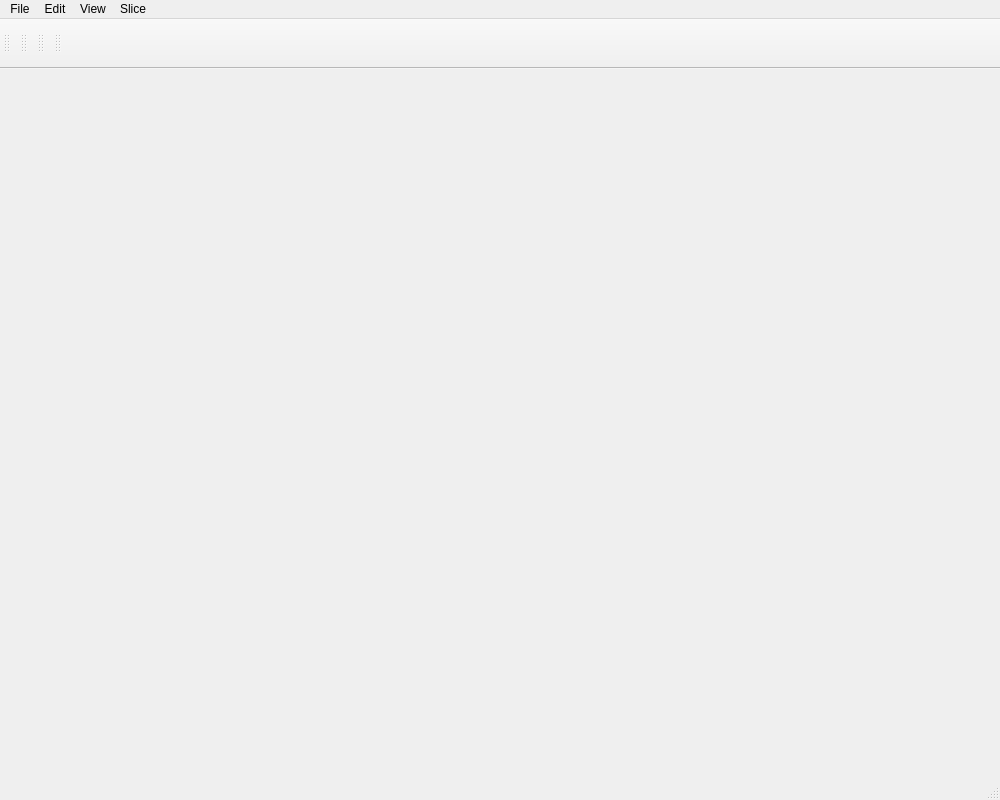
<?xml version="1.0" encoding="UTF-8"?>
<ui version="4.0">
 <class>MainWindow</class>
 <widget class="QMainWindow" name="MainWindow">
  <property name="geometry">
   <rect>
    <x>0</x>
    <y>0</y>
    <width>1000</width>
    <height>800</height>
   </rect>
  </property>
  <property name="minimumSize">
   <size>
    <width>1000</width>
    <height>800</height>
   </size>
  </property>
  <property name="windowTitle">
   <string>WINSUN</string>
  </property>
  <widget class="QWidget" name="WINSUN">
   <layout class="QGridLayout" name="gridLayout">
    <item row="0" column="0">
     <layout class="QHBoxLayout" name="WorldViewContext"/>
    </item>
   </layout>
  </widget>
  <widget class="QMenuBar" name="menuBar">
   <property name="geometry">
    <rect>
     <x>0</x>
     <y>0</y>
     <width>1000</width>
     <height>23</height>
    </rect>
   </property>
   <widget class="QMenu" name="menuFile">
    <property name="toolTip">
     <string>文件</string>
    </property>
    <property name="title">
     <string>File</string>
    </property>
    <addaction name="actionNew_Project"/>
    <addaction name="actionOpen_Project"/>
    <addaction name="actionSave"/>
    <addaction name="actionSave_As"/>
    <addaction name="separator"/>
    <addaction name="actionPrint"/>
   </widget>
   <widget class="QMenu" name="menuEdit">
    <property name="toolTip">
     <string>编辑</string>
    </property>
    <property name="title">
     <string>Edit</string>
    </property>
    <addaction name="actionAdd_Model"/>
    <addaction name="actionDelete"/>
    <addaction name="actionDuplicate"/>
    <addaction name="separator"/>
    <addaction name="actionRotate"/>
    <addaction name="actionMove"/>
    <addaction name="actionScale"/>
    <addaction name="actionDrop_To_Floor"/>
    <addaction name="separator"/>
   </widget>
   <widget class="QMenu" name="menuView">
    <property name="toolTip">
     <string>视图</string>
    </property>
    <property name="title">
     <string>View</string>
    </property>
    <addaction name="actionTop_View"/>
    <addaction name="actionBottom_View"/>
    <addaction name="actionLeft_View"/>
    <addaction name="actionRight_View"/>
    <addaction name="actionFront_View"/>
    <addaction name="actionBack_View"/>
   </widget>
   <widget class="QMenu" name="menu_5">
    <property name="toolTip">
     <string>切片</string>
    </property>
    <property name="title">
     <string>Slice</string>
    </property>
    <addaction name="showSlices"/>
    <addaction name="slice"/>
   </widget>
   <addaction name="menuFile"/>
   <addaction name="menuEdit"/>
   <addaction name="menuView"/>
   <addaction name="menu_5"/>
  </widget>
  <widget class="QToolBar" name="fileToolBar">
   <property name="windowTitle">
    <string>toolBar</string>
   </property>
   <attribute name="toolBarArea">
    <enum>TopToolBarArea</enum>
   </attribute>
   <attribute name="toolBarBreak">
    <bool>false</bool>
   </attribute>
  </widget>
  <widget class="QToolBar" name="editToolBar">
   <property name="sizePolicy">
    <sizepolicy hsizetype="Preferred" vsizetype="Fixed">
     <horstretch>0</horstretch>
     <verstretch>0</verstretch>
    </sizepolicy>
   </property>
   <property name="maximumSize">
    <size>
     <width>16777215</width>
     <height>16777215</height>
    </size>
   </property>
   <property name="windowTitle">
    <string>toolBar_2</string>
   </property>
   <property name="movable">
    <bool>true</bool>
   </property>
   <attribute name="toolBarArea">
    <enum>TopToolBarArea</enum>
   </attribute>
   <attribute name="toolBarBreak">
    <bool>false</bool>
   </attribute>
  </widget>
  <widget class="QToolBar" name="viewToolBar">
   <property name="maximumSize">
    <size>
     <width>16777215</width>
     <height>16777215</height>
    </size>
   </property>
   <property name="windowTitle">
    <string>toolBar_3</string>
   </property>
   <attribute name="toolBarArea">
    <enum>TopToolBarArea</enum>
   </attribute>
   <attribute name="toolBarBreak">
    <bool>false</bool>
   </attribute>
  </widget>
  <widget class="QToolBar" name="SupportToolBar">
   <property name="sizePolicy">
    <sizepolicy hsizetype="Preferred" vsizetype="Fixed">
     <horstretch>0</horstretch>
     <verstretch>0</verstretch>
    </sizepolicy>
   </property>
   <property name="minimumSize">
    <size>
     <width>0</width>
     <height>50</height>
    </size>
   </property>
   <property name="maximumSize">
    <size>
     <width>1677725</width>
     <height>16777215</height>
    </size>
   </property>
   <property name="windowTitle">
    <string>toolBar_6</string>
   </property>
   <property name="movable">
    <bool>true</bool>
   </property>
   <attribute name="toolBarArea">
    <enum>TopToolBarArea</enum>
   </attribute>
   <attribute name="toolBarBreak">
    <bool>false</bool>
   </attribute>
  </widget>
  <widget class="QStatusBar" name="statusBar"/>
  <action name="actionNew_Project">
   <property name="icon">
    <iconset resource="b9edit/b9edit.qrc">
     <normaloff>:/B9Edit/icons/new.png</normaloff>:/B9Edit/icons/new.png</iconset>
   </property>
   <property name="text">
    <string>New</string>
   </property>
   <property name="toolTip">
    <string>新建</string>
   </property>
  </action>
  <action name="actionOpen_Project">
   <property name="enabled">
    <bool>true</bool>
   </property>
   <property name="icon">
    <iconset resource="b9edit/b9edit.qrc">
     <normaloff>:/B9Edit/icons/open.png</normaloff>:/B9Edit/icons/open.png</iconset>
   </property>
   <property name="text">
    <string>Open</string>
   </property>
   <property name="toolTip">
    <string>打开</string>
   </property>
  </action>
  <action name="actionSave">
   <property name="enabled">
    <bool>true</bool>
   </property>
   <property name="icon">
    <iconset resource="b9edit/b9edit.qrc">
     <normaloff>:/B9Edit/icons/save.png</normaloff>:/B9Edit/icons/save.png</iconset>
   </property>
   <property name="text">
    <string>Save</string>
   </property>
   <property name="toolTip">
    <string>保存</string>
   </property>
  </action>
  <action name="actionAdd_Model">
   <property name="icon">
    <iconset resource="b9edit/b9edit.qrc">
     <normaloff>:/B9Edit/icons/new4.png</normaloff>:/B9Edit/icons/new4.png</iconset>
   </property>
   <property name="text">
    <string>Add Model</string>
   </property>
   <property name="toolTip">
    <string>添加模型</string>
   </property>
  </action>
  <action name="actionDelete">
   <property name="icon">
    <iconset resource="b9edit/b9edit.qrc">
     <normaloff>:/B9Edit/icons/new3.png</normaloff>:/B9Edit/icons/new3.png</iconset>
   </property>
   <property name="text">
    <string>Delete Model</string>
   </property>
   <property name="toolTip">
    <string>删除模型</string>
   </property>
  </action>
  <action name="actionDuplicate">
   <property name="icon">
    <iconset resource="b9edit/b9edit.qrc">
     <normaloff>:/B9Edit/icons/delete2.png</normaloff>:/B9Edit/icons/delete2.png</iconset>
   </property>
   <property name="text">
    <string>Duplicate Model</string>
   </property>
   <property name="toolTip">
    <string>复制模型</string>
   </property>
  </action>
  <action name="actionCenter_View">
   <property name="text">
    <string>Center</string>
   </property>
   <property name="toolTip">
    <string>中央</string>
   </property>
  </action>
  <action name="actionTop_View">
   <property name="text">
    <string>Top</string>
   </property>
   <property name="toolTip">
    <string>顶部</string>
   </property>
  </action>
  <action name="actionBottom_View">
   <property name="text">
    <string>Bottom</string>
   </property>
   <property name="toolTip">
    <string>底部</string>
   </property>
  </action>
  <action name="actionLeft_View">
   <property name="text">
    <string>Left</string>
   </property>
   <property name="toolTip">
    <string>左侧</string>
   </property>
  </action>
  <action name="actionRight_View">
   <property name="icon">
    <iconset resource="b9edit/b9edit.qrc">
     <normaloff>:/B9Edit/icons/boxsupporticon.png</normaloff>:/B9Edit/icons/boxsupporticon.png</iconset>
   </property>
   <property name="text">
    <string>Right</string>
   </property>
   <property name="toolTip">
    <string>右侧</string>
   </property>
  </action>
  <action name="actionFront_View">
   <property name="text">
    <string>Front</string>
   </property>
   <property name="toolTip">
    <string>前面</string>
   </property>
  </action>
  <action name="actionBack_View">
   <property name="text">
    <string>Back</string>
   </property>
   <property name="toolTip">
    <string>后面</string>
   </property>
  </action>
  <action name="actionRotate">
   <property name="checkable">
    <bool>true</bool>
   </property>
   <property name="icon">
    <iconset resource="b9edit/b9edit.qrc">
     <normaloff>:/B9Edit/icons/rotate3.png</normaloff>:/B9Edit/icons/rotate3.png</iconset>
   </property>
   <property name="text">
    <string>Ratate</string>
   </property>
   <property name="toolTip">
    <string>旋转</string>
   </property>
  </action>
  <action name="actionMove">
   <property name="checkable">
    <bool>true</bool>
   </property>
   <property name="icon">
    <iconset resource="b9edit/b9edit.qrc">
     <normaloff>:/B9Edit/icons/crosshair.png</normaloff>:/B9Edit/icons/crosshair.png</iconset>
   </property>
   <property name="text">
    <string>Move</string>
   </property>
   <property name="toolTip">
    <string>平移</string>
   </property>
  </action>
  <action name="actionScale">
   <property name="checkable">
    <bool>true</bool>
   </property>
   <property name="icon">
    <iconset resource="b9edit/b9edit.qrc">
     <normaloff>:/B9Edit/icons/scale3.png</normaloff>:/B9Edit/icons/scale3.png</iconset>
   </property>
   <property name="text">
    <string>Scale</string>
   </property>
   <property name="toolTip">
    <string>缩放</string>
   </property>
  </action>
  <action name="Support_Add_Supports_action">
   <property name="checkable">
    <bool>true</bool>
   </property>
   <property name="enabled">
    <bool>false</bool>
   </property>
   <property name="text">
    <string>添加支撑</string>
   </property>
  </action>
  <action name="Support_Delete_Supports_action">
   <property name="checkable">
    <bool>true</bool>
   </property>
   <property name="enabled">
    <bool>true</bool>
   </property>
   <property name="text">
    <string>删除支撑</string>
   </property>
  </action>
  <action name="showSlices">
   <property name="enabled">
    <bool>true</bool>
   </property>
   <property name="text">
    <string>Show Slice</string>
   </property>
   <property name="toolTip">
    <string>查看切片</string>
   </property>
  </action>
  <action name="materialCatalog">
   <property name="enabled">
    <bool>false</bool>
   </property>
   <property name="text">
    <string>材料设置</string>
   </property>
  </action>
  <action name="cyclePrintSetting">
   <property name="text">
    <string>循环打印设置</string>
   </property>
  </action>
  <action name="terminal">
   <property name="text">
    <string>终端操作</string>
   </property>
  </action>
  <action name="openProjector">
   <property name="enabled">
    <bool>false</bool>
   </property>
   <property name="text">
    <string>打开投影仪</string>
   </property>
  </action>
  <action name="buildSpace">
   <property name="enabled">
    <bool>false</bool>
   </property>
   <property name="text">
    <string>显示器设置</string>
   </property>
  </action>
  <action name="Foundation_action">
   <property name="checkable">
    <bool>true</bool>
   </property>
   <property name="checked">
    <bool>false</bool>
   </property>
   <property name="enabled">
    <bool>true</bool>
   </property>
   <property name="text">
    <string>地基</string>
   </property>
  </action>
  <action name="SupportSettings_action">
   <property name="enabled">
    <bool>true</bool>
   </property>
   <property name="text">
    <string>设置</string>
   </property>
  </action>
  <action name="Support_Reset_Light_button">
   <property name="text">
    <string>小号</string>
   </property>
  </action>
  <action name="Support_Reset_Medium_button">
   <property name="text">
    <string>中号</string>
   </property>
  </action>
  <action name="Support_Reset_Heavy_button">
   <property name="text">
    <string>大号</string>
   </property>
  </action>
  <action name="otherSupport">
   <property name="text">
    <string>其他型号</string>
   </property>
  </action>
  <action name="slice">
   <property name="icon">
    <iconset resource="b9edit/b9edit.qrc">
     <normaloff>:/B9Edit/icons/slice1.png</normaloff>:/B9Edit/icons/slice1.png</iconset>
   </property>
   <property name="text">
    <string>Slice</string>
   </property>
   <property name="toolTip">
    <string>切片</string>
   </property>
  </action>
  <action name="actionSave_As">
   <property name="text">
    <string>Save As</string>
   </property>
   <property name="toolTip">
    <string>另存为</string>
   </property>
  </action>
  <action name="actionExport">
   <property name="text">
    <string>导出</string>
   </property>
  </action>
  <action name="actionDrop_To_Floor">
   <property name="checkable">
    <bool>false</bool>
   </property>
   <property name="text">
    <string>Drop to Floor</string>
   </property>
   <property name="toolTip">
    <string>落底</string>
   </property>
  </action>
  <action name="actionSupport">
   <property name="checkable">
    <bool>true</bool>
   </property>
   <property name="text">
    <string>支撑操作</string>
   </property>
  </action>
  <action name="RemoveAllSupports_action">
   <property name="text">
    <string>清空支撑</string>
   </property>
  </action>
  <action name="actionPrint">
   <property name="text">
    <string>Print</string>
   </property>
   <property name="toolTip">
    <string>打印</string>
   </property>
  </action>
 </widget>
 <layoutdefault spacing="6" margin="11"/>
 <resources>
  <include location="b9edit/b9edit.qrc"/>
 </resources>
 <connections/>
 <slots>
  <slot>OnBasePlatePropertiesChanged()</slot>
  <slot>SetSupportMode(bool)</slot>
  <slot>SetToolModelMove()</slot>
  <slot>SetToolModelSpin()</slot>
  <slot>SetToolModelOrientate()</slot>
  <slot>SetToolModelScale()</slot>
  <slot>SetToolSupportAdd()</slot>
  <slot>SetToolSupportDelete()</slot>
  <slot>DropSelectionToFloor()</slot>
 </slots>
</ui>
